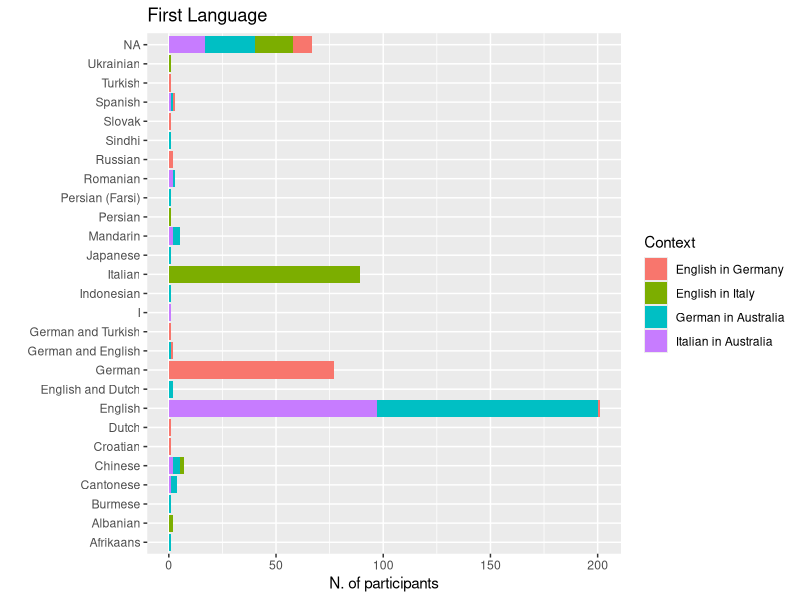
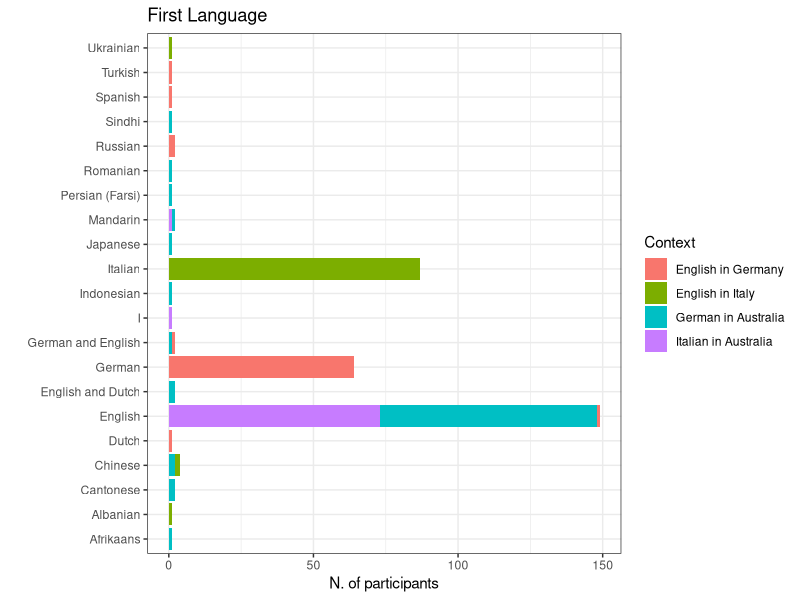
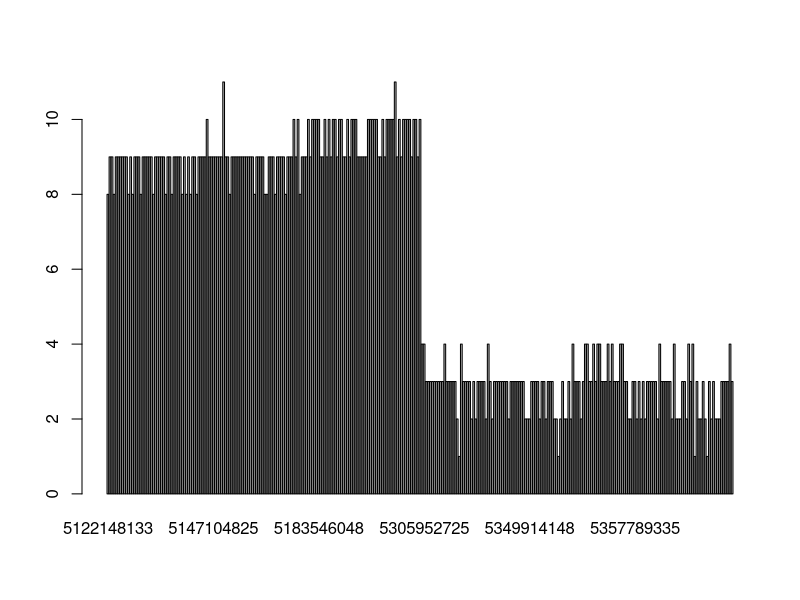
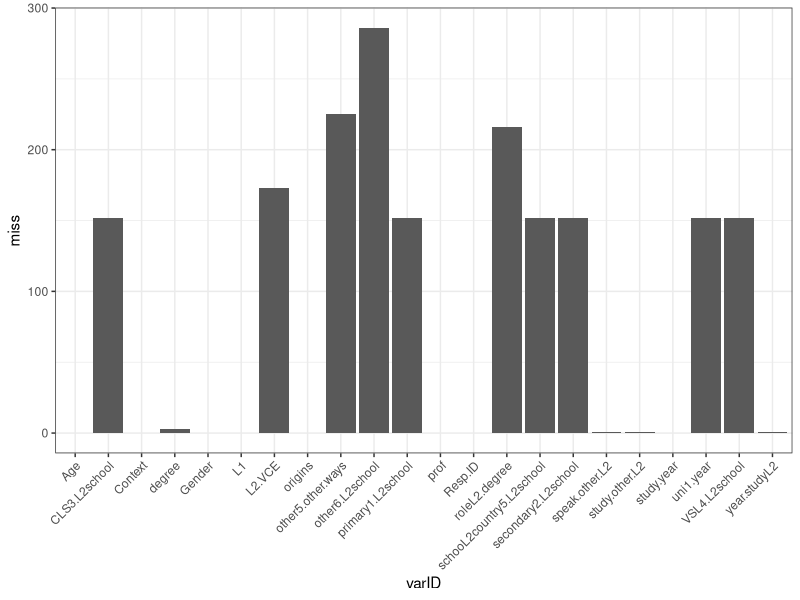
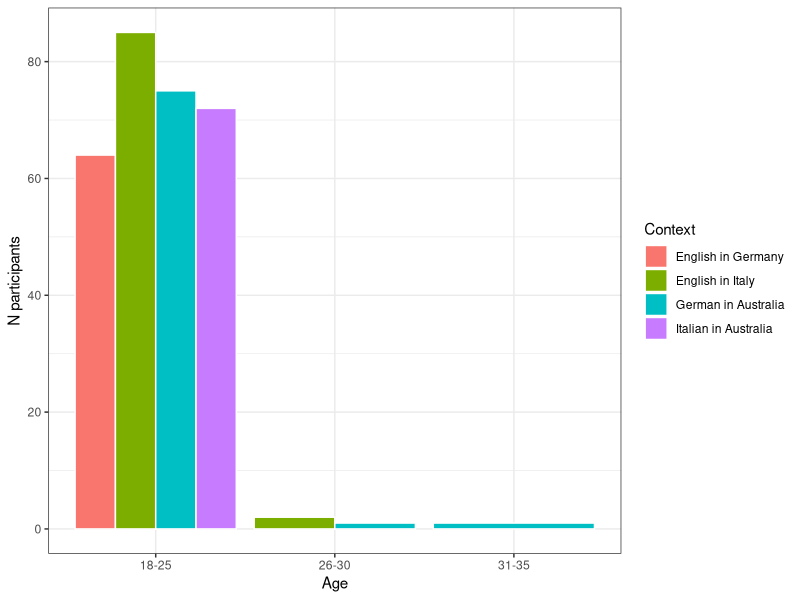
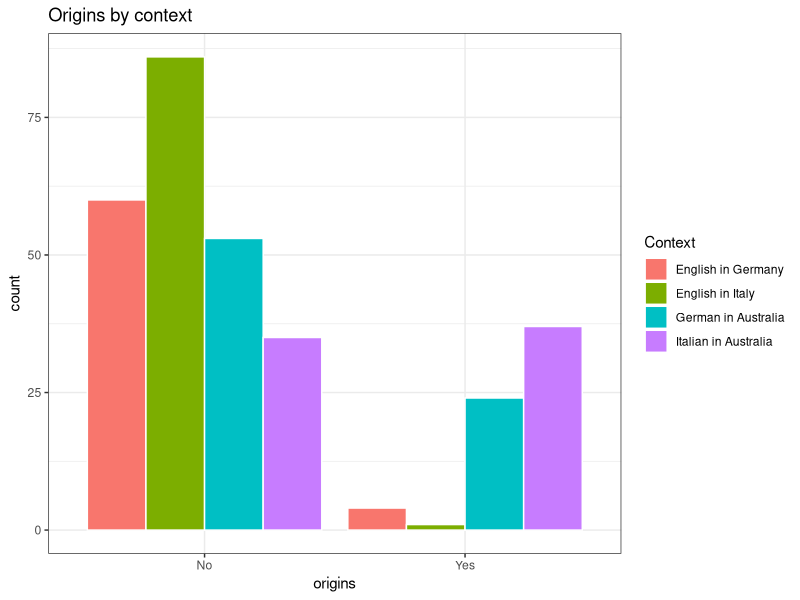
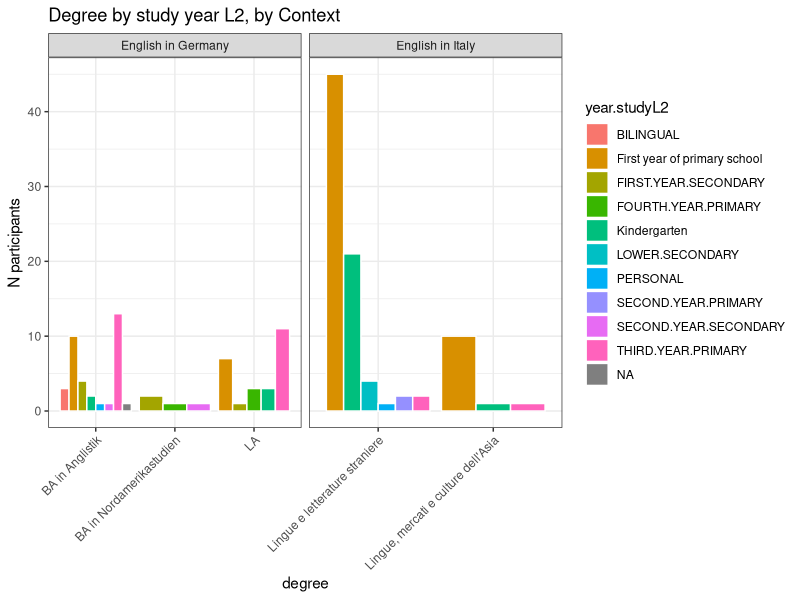
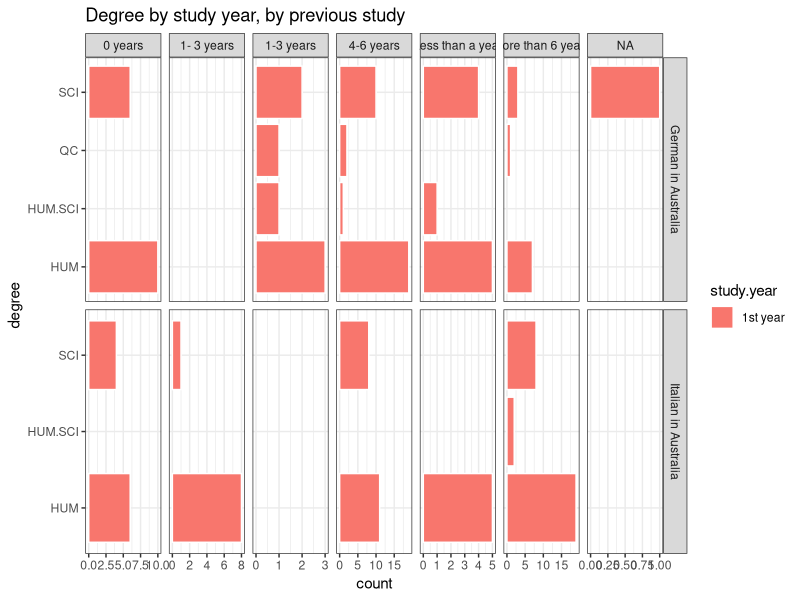

Write R code to recreate these figures, in order.
## ---- chunk 1
library(readr)
library(tidyverse)
library(reshape2)
library(corrplot)
library(psych)
library(pheatmap)
library(RColorBrewer)
library(cowplot)
# Chunk options
knitr::opts_chunk$set(echo = TRUE, prompt = TRUE,cache = TRUE)

## ---- chunk 2
european <- read_csv("european_recoded.csv")
australian <- read_csv("australian_recoded.csv")

all <- merge(european,australian,all = TRUE)
## ---- chunk 3
demographics_var <- c("Age","Gender","L1","speak.other.L2","study.other.L2","origins","year.studyL2","other5.other.ways","degree","roleL2.degree","study.year","prof","L2.VCE","uni1.year","Context")
l2School <- "\\.L2school$"
l2School_variables <- colnames(all)[grep(l2School,colnames(all))]
## ---- chunk 4
#table(all$L1,all$Context) # too many levels - needs to be cleaned (ex tot number of languages?)
table(all$L1,useNA = "always")
ggplot(all,aes(x=L1,fill=Context)) + geom_bar() + coord_flip() + ggtitle("First Language") + labs(y="N. of participants",x="")
#table(all$speak.other.L2,all$Context)
## ---- chunk 5
L2 <- data.frame(Freq=table(all$speak.other.L2)[order(table(all$speak.other.L2),decreasing = TRUE)],
                 L2=names(table(all$speak.other.L2))[order(table(all$speak.other.L2),decreasing = TRUE)]) # too many levels - needs to be cleaned (ex tot number of languages?)
head(L2)
## ---- chunk 6
table(all$origins,useNA = "always")
## ---- chunk 7
table(all$year.studyL2)
## ---- chunk 8
table(all$degree)
## ---- chunk 9
all$study.year[is.na(all$study.year)] <- all$uni1.year[is.na(all$study.year)]
#table(all$study.year)
all$study.year <- ifelse(all$study.year == "Already graduated after 5 semesters in March 2016, was interested in survery/study, sorry.","6th semester",all$study.year)
table(all$study.year)
## ---- chunk 10
table(all$prof,useNA = "always")
## ---- chunk 11
likert_grep <- "\\.id$|\\.ought$|\\.intr$|\\.instru$|\\.integr$|\\.prof$|\\.post$|\\.comm$|^necessity$|^educated$"

# all
likert_variables_all <- colnames(all)[grep(likert_grep,colnames(all))]
likert_variables_all
likert_variables_all <- likert_variables_all[!(likert_variables_all %in% "other.prof")]
## ---- chunk 12
all$study.year[is.na(all$study.year)] <- all$uni1.year[is.na(all$study.year)]
# Filter only subject that we want to include in the study
# names(table(all$study.year))[1] = 1st semester"

filtered <- subset(all, (study.year == "1st year") | (study.year == names(table(all$study.year))[1]) & year.studyL2 != "0 years")

table(filtered$Context)
table(all$Context)
## ---- chunk 13
all <- filtered
demographics_var <- c("Age","Gender","L1","speak.other.L2","study.other.L2","origins","year.studyL2","other5.other.ways","degree","roleL2.degree","study.year","prof","L2.VCE","uni1.year","Context")
l2School <- "\\.L2school$"
l2School_variables <- colnames(all)[grep(l2School,colnames(all))]

ggplot(all,aes(x=L1,fill=Context)) + geom_bar() + coord_flip() + ggtitle("First Language") + labs(y="N. of participants",x="") + theme_bw()

table(all$L1,all$Context)

## ---- chunk 14
#Filter by L1

nc <- names(table(all$Context))
l1_filter <- all[(all$Context == nc[1] & (all$L1 == "German" | all$L1 == "German and English")) | 
                    (all$Context == nc[2] & (all$L1 == "Italian")) | 
                    (all$Context == nc[3] & (all$L1 == "English" | all$L1 == "English and Dutch" | all$L1 == "German and English")) |
                    (all$Context == nc[4] & (all$L1 == "English" | all$L1 == "English and Dutch" | all$L1 == "German and English")),]


all <- l1_filter

# subset demographics
demo <- subset(all,select=c("Resp.ID",demographics_var,l2School_variables))

# Numeri finali
table(l1_filter$Context)

## ---- chunk 15
missing_bySample <- rowSums(is.na(demo))
names(missing_bySample) <- demo$Resp.ID
missing_byVar <- colSums(is.na(demo))
names(missing_byVar) <- colnames(demo)

barplot(missing_bySample)
d <- data.frame(miss=missing_byVar)
d$varID <- rownames(d)
ggplot(data=d,aes(x=varID,y=miss)) + geom_bar(stat="identity") + theme_bw() +theme(axis.text.x = element_text(angle = 45, hjust = 1)) 


demo_missing <- demo %>% group_by(Context) %>% summarise(roleL2.degree_na = sum(is.na(roleL2.degree)),
                                                         L2.VCE_na = sum(is.na(L2.VCE)),
                                                         other5.other.ways_na=sum(is.na(other5.other.ways )),
                                                         uni1.year_na = sum(is.na(uni1.year)),
                                                         primary1.L2school_na=sum(is.na(primary1.L2school)),
                                                         CLS3.L2school_na = sum(is.na(CLS3.L2school)),
                                                         VSL4.L2school_na=sum(is.na(VSL4.L2school)),
                                                         degree = sum(is.na(degree)),
                                                         schooL2country5.L2school_na=sum(is.na(schooL2country5.L2school)))

# We do not filter for speak.other.L2 or study.other.L2

#demo[is.na(demo$speak.other.L2),]
# teniamo
#demo[is.na(demo$study.other.L2),]
missing_bySample[names(missing_bySample) == "5166861581"]
#demo[is.na(demo$year.studyL2),]
missing_bySample[names(missing_bySample) == "5378798787"]

# remove NA from degree
#table(demo$degree,useNA = "always")
# Remove people
all <- all[!is.na(all$degree),]


table(all$Context)
## ---- chunk 16
# add numbers on the bar
ggplot(all,aes(x=Age,fill=Context)) + geom_bar(position="dodge",colour="white")  + theme_bw() + labs(y="N participants")
# add numbers on the bar
ggplot(all,aes(x=origins,fill=Context)) + geom_bar(position="dodge",colour="white") + theme_bw() + ggtitle("Origins by context")

# year study L2
table(all$year.studyL2,all$other.year.studyL2.richi)
all$year.studyL2 <- ifelse(all$year.studyL2 == "Other",all$other.year.studyL2.richi,all$year.studyL2 )

# European context
ggplot(all[all$Context == "English in Germany" | all$Context == "English in Italy",],aes(x=degree,fill=year.studyL2)) + geom_bar(position="dodge",colour="white") + theme_bw() + ggtitle("Degree by study year L2, by Context") +  facet_grid(~Context,scales="free") + theme(axis.text.x = element_text(angle = 45, hjust = 1)) + labs(y = "N participants", x = "degree")

# Australian context
ggplot(all[all$Context == "Italian in Australia" | all$Context == "German in Australia",],aes(x=degree,fill=study.year)) + geom_bar(position="dodge",colour="white") + theme_bw() + ggtitle("Degree by study year, by previous study") + coord_flip() + facet_grid(Context~year.studyL2,scales="free")

## ---- chunk 17
all_melt <- melt(all,id.vars = c("Resp.ID","Gender","Age","prof","Context","study.year"),
                        measure.vars = likert_variables_all)

all_melt$value <- factor(all_melt$value,levels=c("Strongly disagree","Disagree","Not sure","Agree","Strongly agree"))

all_melt <- all_melt %>% separate(variable,into=c("item","type"),sep="\\.",remove=FALSE)
ggplot(all_melt,aes(x=variable,fill=value)) + geom_bar(position = "stack") + 
  facet_grid(Context~type,scales = "free")+theme(axis.text.x = element_text(angle = 45, hjust = 1),axis.text=element_text(size=8)) + ggtitle("Filtered dataset")

filt_sum <- all_melt %>% group_by(Context,variable,type,value) %>% dplyr::summarise(Ngroup=length(value))
ggplot(filt_sum,aes(x=value,y=Ngroup,colour=Context,group=interaction(variable, Context))) + geom_line() + geom_point() + facet_wrap(~type,scales = "free")+theme(axis.text.x = element_text(angle = 45, hjust = 1))

## ---- chunk 18
convertToNumber <- function(column){
  column <- factor(column,levels = c("Strongly disagree","Disagree","Not sure","Agree","Strongly agree"))
  column_number <- as.numeric(column)
  return(column_number)
}

table(all$Context)

convert_likert <- data.frame(apply(subset(all,select=likert_variables_all),2,convertToNumber))
colnames(convert_likert) <- paste0(colnames(convert_likert),"1")

likert_variables1 <- paste0(likert_variables_all,"1")

# join the converted variables to the filtered dataset
filtered_conv <- cbind(all,convert_likert)

table(filtered_conv[,likert_variables_all[1]],filtered_conv[,likert_variables1[1]],useNA = "always")
## ---- chunk 19
cov <- cor(filtered_conv[filtered_conv$Context == "Italian in Australia",likert_variables1[!(likert_variables1 %in% "necessity1")]],method = "pearson",use="pairwise.complete.obs")
#corrplot(cov,method="color",is.corr = TRUE,order = "hclust",tl.col = "black",mar = c(1, 0,1, 0),tl.cex=0.8)

library(pheatmap)
row_infos <- data.frame(Variables=sapply(strsplit(colnames(cov),split="\\."),function(x) x[2]))
row_infos$Variables <- as.character(row_infos$Variables)
rownames(row_infos) <- rownames(cov)
row_infos$Variables[which(is.na(row_infos$Variables))] <- c("educated")
row_infos <- row_infos[order(row_infos$Variables),,drop=FALSE]

ann_col_wide <- data.frame(Variable=unique(row_infos$Variables))
ann_colors_wide <- list(Variables=c(comm1="#bd0026",educated="#b35806", id1="#f6e8c3",instru1="#35978f",integr1="#386cb0",intr1="#ffff99",ought1="grey",post1="black",prof1="pink"))

#pheatmap(cov, main = "Italian in Australia",annotation_names_row = FALSE,cluster_cols=TRUE,cluster_rows=TRUE,annotation_col = row_infos[,1,drop=FALSE], annotation_row = row_infos[,1,drop=FALSE],  annotation_colors = ann_colors_wide,breaks=seq(-1,1,0.2),col=c("#67001f","#b2182b","#d6604d","#f4a582","#fddbc7","#f7f7f7","#d1e5f0","#92c5de","#4393c3","#2166ac","#053061"),show_colnames = FALSE,width = 7,height = 7)
###################

diag(cov) <- NA
pheatmap(cov, main = "Italian in Australia",annotation_names_row = FALSE,cluster_cols=TRUE,cluster_rows=TRUE,annotation_col = row_infos[,1,drop=FALSE], annotation_row = row_infos[,1,drop=FALSE]
,  annotation_colors = ann_colors_wide,show_colnames = FALSE,breaks = seq(-0.6,0.7,length.out = 50),width = 7,height = 7,color=colorRampPalette(brewer.pal(n = 7, name = "RdBu"))(50))
## ---- chunk 20
cov <- cor(filtered_conv[filtered_conv$Context == "German in Australia",likert_variables1[!(likert_variables1 %in% "necessity1")]],method = "pearson",use="pairwise.complete.obs")

row_infos <- data.frame(Variables=sapply(strsplit(colnames(cov),split="\\."),function(x) x[2]))
row_infos$Variables <- as.character(row_infos$Variables)
rownames(row_infos) <- rownames(cov)
row_infos$Variables[which(is.na(row_infos$Variables))] <- c("educated")
row_infos <- row_infos[order(row_infos$Variables),,drop=FALSE]

ann_col_wide <- data.frame(Variable=unique(row_infos$Variables))
ann_colors_wide <- list(Variables=c(comm1="#bd0026",educated="#b35806", id1="#f6e8c3",instru1="#35978f",integr1="#386cb0",intr1="#ffff99",ought1="grey",post1="black",prof1="pink"))

diag(cov) <- NA
pheatmap(cov, main = "German in Australia",annotation_names_row = FALSE,cluster_cols=TRUE,cluster_rows=TRUE,annotation_col = row_infos[,1,drop=FALSE], annotation_row = row_infos[,1,drop=FALSE]
,  annotation_colors = ann_colors_wide,show_colnames = FALSE,breaks = seq(-0.6,0.7,length.out = 50),width = 7,height = 7,color=colorRampPalette(brewer.pal(n = 7, name = "RdBu"))(50))
## ---- chunk 21
cov <- cor(filtered_conv[filtered_conv$Context == "English in Germany",likert_variables1[!(likert_variables1 %in% c("reconnect.comm1",    "speakersmelb.comm1","comecloser.comm1","educated1"))]],method = "pearson",use="pairwise.complete.obs")

row_infos <- data.frame(Variables=sapply(strsplit(colnames(cov),split="\\."),function(x) x[2]))
row_infos$Variables <- as.character(row_infos$Variables)
rownames(row_infos) <- rownames(cov)
row_infos$Variables[which(is.na(row_infos$Variables))] <- c("necessity")
row_infos <- row_infos[order(row_infos$Variables),,drop=FALSE]

ann_col_wide <- data.frame(Variable=unique(row_infos$Variables))
ann_colors_wide <- list(Variables=c(id1="#f6e8c3",necessity="#b35806",instru1="#35978f",integr1="#386cb0",intr1="#ffff99",ought1="grey",post1="black",prof1="pink"))

diag(cov) <- NA
pheatmap(cov, main = "English in Germany",annotation_names_row = FALSE,cluster_cols=TRUE,cluster_rows=TRUE,annotation_col = row_infos[,1,drop=FALSE], annotation_row = row_infos[,1,drop=FALSE]
,  annotation_colors = ann_colors_wide,show_colnames = FALSE,breaks = seq(-0.6,0.7,length.out = 50),width = 7,height = 7,color=colorRampPalette(brewer.pal(n = 7, name = "RdBu"))(50))
## ---- chunk 22
cov <- cor(filtered_conv[filtered_conv$Context == "English in Italy",likert_variables1[!(likert_variables1 %in% c("reconnect.comm1","speakersmelb.comm1","comecloser.comm1","educated1"))]],method = "pearson",use="pairwise.complete.obs")

row_infos <- data.frame(Variables=sapply(strsplit(colnames(cov),split="\\."),function(x) x[2]))
row_infos$Variables <- as.character(row_infos$Variables)
rownames(row_infos) <- rownames(cov)
row_infos$Variables[which(is.na(row_infos$Variables))] <- "necessity"
row_infos <- row_infos[order(row_infos$Variables),,drop=FALSE]

ann_col_wide <- data.frame(Variable=unique(row_infos$Variables))
ann_colors_wide <- list(Variables=c(comm1="#bd0026",necessity="#b35806", id1="#f6e8c3",instru1="#35978f",integr1="#386cb0",intr1="#ffff99",ought1="grey",post1="black",prof1="pink"))

diag(cov) <- NA
pheatmap(cov, main = "English in Italy",annotation_names_row = FALSE,cluster_cols=TRUE,cluster_rows=TRUE,annotation_col = row_infos[,1,drop=FALSE], annotation_row = row_infos[,1,drop=FALSE]
,  annotation_colors = ann_colors_wide,show_colnames = FALSE,breaks = seq(-0.6,0.7,length.out = 50),width = 7,height = 7,color=colorRampPalette(brewer.pal(n = 7, name = "RdBu"))(50))
## ---- chunk 23
cov <- cor(filtered_conv[,likert_variables1],method = "pearson",use="pairwise.complete.obs")

row_infos <- data.frame(Variables=sapply(strsplit(colnames(cov),split="\\."),function(x) x[2]))
row_infos$Variables <- as.character(row_infos$Variables)
rownames(row_infos) <- rownames(cov)
row_infos$Variables[which(is.na(row_infos$Variables))] <- c("necessity","educated")
row_infos <- row_infos[order(row_infos$Variables),,drop=FALSE]

ann_col_wide <- data.frame(Variable=unique(row_infos$Variables))
ann_colors_wide <- list(Variables=c(comm1="#bd0026",educated="orange", id1="#f6e8c3",instru1="#35978f",necessity="#b35806",integr1="#386cb0",intr1="#ffff99",ought1="grey",post1="black",prof1="pink"))

diag(cov) <- NA
pheatmap(cov, main = "All Contexts",annotation_names_row = FALSE,cluster_cols=TRUE,cluster_rows=TRUE,annotation_col = row_infos[,1,drop=FALSE], annotation_row = row_infos[,1,drop=FALSE]
,  annotation_colors = ann_colors_wide,show_colnames = FALSE,breaks = seq(-0.6,0.7,length.out = 50),width = 7,height = 7,color=colorRampPalette(brewer.pal(n = 7, name = "RdBu"))(50))

## ---- chunk 24
sets <- list(id.var=likert_variables1[grep("\\.id1$",likert_variables1)],
             ought.var=likert_variables1[grep("\\.ought1$",likert_variables1)],
             intr.var=likert_variables1[grep("\\.intr1$",likert_variables1)],
             instru.var=likert_variables1[grep("\\.instru1$",likert_variables1)],
             integr1.var=likert_variables1[grep("\\.integr1$",likert_variables1)],
             prof.var=likert_variables1[grep("\\.prof1$",likert_variables1)],
             post.var=likert_variables1[grep("\\.post1$",likert_variables1)],
             comm.var=likert_variables1[grep("\\.comm1$",likert_variables1)])
              

get_alpha <- function(data=filtered_conv[filtered$Context == "Italian in Australia",],
                      var=sets$id.var){
  var_alpha <- alpha(data[,var])
  dataf <- data.frame(alpha=var_alpha$total,
                    drop = var_alpha$alpha.drop)
  rownames(dataf) <- rownames(var_alpha$alpha.drop)
  return(dataf)
}

# "Italian in Australia"
ita_in_au <- do.call(rbind,lapply(sets,function(x) {
  get_alpha(data=filtered_conv[filtered$Context == "Italian in Australia",],
                      var=x)}))
ita_in_au$var <- sapply(strsplit(rownames(ita_in_au),split="\\."),function(x) x[1]) 
ita_in_au$var.full <- sapply(strsplit(rownames(ita_in_au),split="\\."),function(x) x[3]) 
ita_in_au$Context <- "Italian in Australia"
rownames(ita_in_au) <- NULL

# "German in Australia"
germ_in_au <- do.call(rbind,lapply(sets,function(x) {
  get_alpha(data=filtered_conv[filtered$Context == "German in Australia",],
                      var=x)}))
germ_in_au$var <- sapply(strsplit(rownames(germ_in_au),split="\\."),function(x) x[1]) 
germ_in_au$var.full <- sapply(strsplit(rownames(germ_in_au),split="\\."),function(x) x[3]) 
germ_in_au$Context <- "German in Australia"
rownames(germ_in_au) <- NULL

# "English in Germany"
eng_in_germ <- do.call(rbind,lapply(sets[!(names(sets) %in% "comm.var")],function(x) {
  get_alpha(data=filtered_conv[filtered$Context == "English in Germany",],
                      var=x)}))

# the ones that makes issues
get_alpha(data=filtered_conv[filtered$Context == "English in Germany",],
                      var=sets$ought.var)

eng_in_germ$var <- sapply(strsplit(rownames(eng_in_germ),split="\\."),function(x) x[1]) 
eng_in_germ$var.full <- sapply(strsplit(rownames(eng_in_germ),split="\\."),function(x) x[3]) 
eng_in_germ$Context <- "English in Germany"
rownames(eng_in_germ) <- NULL

# "English in Italy"
eng_in_ita <- do.call(rbind,lapply(sets[!(names(sets) %in% "comm.var")],function(x) {
  get_alpha(data=filtered_conv[filtered$Context == "English in Italy",],
                      var=x)}))
eng_in_ita$var <- sapply(strsplit(rownames(eng_in_ita),split="\\."),function(x) x[1]) 
eng_in_ita$var.full <- sapply(strsplit(rownames(eng_in_ita),split="\\."),function(x) x[3]) 
eng_in_ita$Context <- "English in Italy"
rownames(eng_in_ita) <- NULL

# combine
full_alpha <- rbind(eng_in_ita,eng_in_germ,germ_in_au,ita_in_au)

## ---- chunk 25

full_alpha %>% group_by(Context,var) %>% 
  summarise(st.alpha = unique(alpha.std.alpha),
            G6=unique(alpha.G6.smc.)) %>%
  ggplot(.,aes(x=var,y=st.alpha,colour=Context)) + geom_point() + geom_line(aes(group=Context)) + theme_bw()

## ---- chunk 26
all_melt <- all_melt %>% separate(variable,into=c("item","type"),sep="\\.",remove=FALSE)
p1=ggplot(all_melt,aes(x=variable,fill=value)) + geom_bar(position = "stack") + 
  facet_grid(Context~type,scales = "free") + ggtitle("Filtered dataset")+theme(axis.text.x = element_text(angle = 45, hjust = 1),axis.text=element_text(size=8))

p2=ggplot(full_alpha,aes(x=var.full,y=drop.std.alpha,colour=Context)) + geom_point() + geom_line(aes(group=Context)) + theme_bw() + facet_wrap(~var,scales="free")

p4=ggplot(full_alpha,aes(x=var.full,y=drop.average_r,colour=Context)) + geom_point() + geom_line(aes(group=Context)) + theme_bw() + facet_wrap(~var,scales="free")

p3=full_alpha %>% group_by(Context,var) %>% 
  summarise(st.alpha = unique(alpha.std.alpha),
            G6=unique(alpha.G6.smc.)) %>%
  ggplot(.,aes(x=var,y=st.alpha,colour=Context)) + geom_point() + geom_line(aes(group=Context)) + theme(axis.text.x = element_text(angle = 45, hjust = 1),axis.text=element_text(size=8))


plot_grid(p2,p3,p1,p4,nrow=4)
